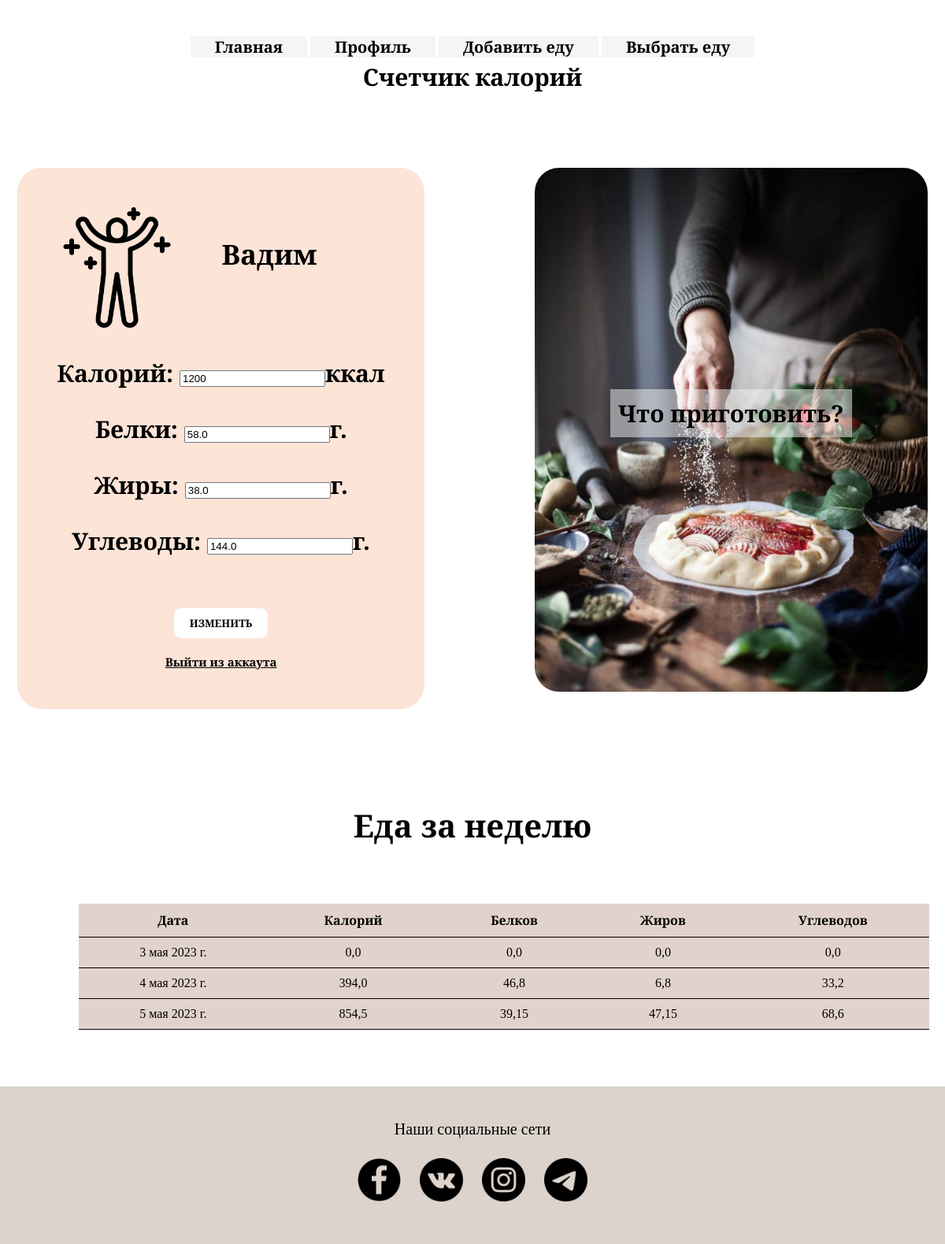
Page /profile/ (signed in) on the committed database.
### calories/models.py (models this page shows, shortened)
class Profile(models.Model):
    person_of = models.ForeignKey(User, null=True, on_delete=models.CASCADE)
    calorie_count = models.FloatField(default=0, null=True, blank=True)
    proteins_count = models.FloatField(default=0)
    fats_count = models.FloatField(default=0)
    carbs_count = models.FloatField(default=0)
    food_selected = models.ForeignKey(Food, on_delete=models.CASCADE, null=True, blank=True)
    quantity = models.FloatField(default=0)
    total_calorie = models.FloatField(default=0, null=True)
    total_proteins = models.FloatField(default=0, null=True)
    total_fats = models.FloatField(default=0, null=True)
    total_carbs = models.FloatField(default=0, null=True)
    date = models.DateField(auto_now_add=True)
    calorie_goal = models.PositiveIntegerField(default=0)
    proteins_goal = models.PositiveIntegerField(default=0)  # Цель по белкам
    fats_goal = models.PositiveIntegerField(default=0)  # Цель по жирам
    carbs_goal = models.PositiveIntegerField(default=0)  # Цель по углеводам
    all_food_selected_today = models.ManyToManyField(Food, through='PostFood', related_name='inventory')

### calories/views.py (the view)
# urls.py: path('profile/', ProfilePage, name='profile'),
@login_required
def ProfilePage(request):
    person = Profile.objects.filter(person_of=request.user).last()
    food_items = Food.objects.filter(person_of=request.user)
    form = ProfileForm(instance=person)
    if request.method == 'POST':
        form = ProfileForm(request.POST, instance=person)
        if form.is_valid():
            form.save()
            return redirect('profile')
    else:
        form = ProfileForm(instance=person)
    some_day_last_week = timezone.now().date() - timedelta(days=7)
    records = Profile.objects.filter(date__gte=some_day_last_week, date__lt=timezone.now().date(),
                                     person_of=request.user)
    context = {'form': form,
               'food_items': food_items,
               'records': records}
    return render(request, 'profile.html', context)

### calories/forms.py
class ProfileForm(forms.ModelForm):
    class Meta:
        model = Profile
        fields = ('calorie_goal', 'proteins_goal', 'fats_goal', 'carbs_goal')

### templates/profile.html (shortened to what this page needs)
{% extends 'base.html' %}
{% load static %}
{% block css_additional %}
<link href=" {% static 'css/profile.css' %} "rel="stylesheet">
{% endblock %}
{% block header%}
<header class="header">
        <div class="container">
            <div class="header-nav">
                <nav class="nav">
                    <ul class="nav-list">
                        {% with url_name=request.resolver_match.url_name %}
                        <li class="left-item"><a href="{% url 'home' %}">Главная</a></li>
                        <li class="left-item"><a href="{% url 'profile' %}">Профиль</a></li>
                        <li class="right-item"><a href="{% url 'add_food' %}">Добавить еду</a></li>
                        <li class="right-item"><a href="{% url 'select_food' %}">Выбрать еду</a></li>
                        {% endwith %}
                    </ul>
                </nav>
            </div>
        </div>
        <div class="nav-logo">
           <a href="{% url 'index' %}" class="nl">Счетчик калорий</a>
        </div>
</header>
{% endblock %}
{% block content_one %}
<main>
    <div class="post-wrap">
        <div class="post-item">
            <div class="item-content">
                <div class="item-body">
                    <div class="item-icon">
                        <img src="{% static 'img/person.png' %}">
                        <h3>{{ request.user }}</h3>
                    </div>
                    <form method="POST" action="">
                    <div class="content-one">
                        <p>Калорий: {{ form.calorie_goal }}ккал</p>
                        <p>Белки: {{ form.proteins_goal }}г.</p>
                        <p>Жиры: {{ form.fats_goal }}г.</p>
                        <p>Углеводы: {{ form.carbs_goal }}г.</p>
                        <div class="item-footer"><input class="btn" type="submit" value="Изменить"></div>
                        <div class="logout"><a href="{% url 'logout' %}">Выйти из аккаута</a></div>
                    </div>
                    </form>
                </div>
            </div>
        </div>
        <div class="post-item">
            <div class="place"></div>
        </div>
        <div class="post-item">
            <div class="item-content-recept">
                <div class="item-body">
                    <div class="item-icon-recept">
                        <p class="txt-recept">Что приготовить?</p>
                    </div>
                    <div class="item-footer"><a href="https://receptor.top/recepti" class="link"><span>Перейти</span></a></div>
                </div>
            </div>
        </div>
    </div>
    <h1 class="logo-week"> Еда за неделю </h1>
    <div class="table-week">
        <table>
            <thead>
                <tr>
                    <th>Дата</th>
                    <th>Калорий</th>
                    <th>Белков</th>
                    <th>Жиров</th>
                    <th>Углеводов</th>
                </tr>
            </thead>
            <tbody>
                {% for record in records %}
                <tr>
                    <td>{{ record.date }}</td>
                    <td>{{ record.total_calorie }}</td>
                    <td>{{ record.total_proteins }}</td>
                    <td>{{ record.total_fats }}</td>
                    <td>{{ record.total_carbs }}</td>
                </tr>
                {% endfor %}
            </tbody>
        </table>
    </div>
</main>
{% endblock %}
{% block footer %}
<footer class="foot">
    <div class="foot-txt">Наши социальные сети</div>
    <div class="foot-img">
        <a href=""><img src="{% static 'img/facebook.png' %}"></a>
        <a href=""><img src="{% static 'img/vk.png' %}"></a>
        <a href=""><img src="{% static 'img/insta.png' %}"></a>
        <a href=""><img src="{% static 'img/telegram.png' %}"></a>
    </div>
</footer>
{% endblock %}

### templates/base.html (shortened to what this page needs)
<!doctype html>
{% load static %}
<html lang="ru">
<head>
    <link href=" {% static 'css/base.css' %} "rel="stylesheet">
    {% block css_additional %}{% endblock %}
</head>
<body>
{% block header%}{% endblock %}
{% block content_one %}{% endblock %}
{% block footer %}{% endblock %}
</body>
</html>

### static/css/base.css (style rules this page uses)
body { font-family: 'Playfair Display SC', serif; margin: 0; padding: 0; }

### static/css/profile.css (style rules this page uses)
a { color: #000000; text-decoration: none; }
.container { max-width: 1600px; padding: 0 100px; margin: 0 auto; line-height: 31px; }
.header { padding-top: 46px; padding-bottom: 80px; }
.nav { position: relative; }
.nav-list { list-style: none; margin: 0; padding: 0; }
.nav-list a { background-color: #F5F5F5; text-decoration: none; display: block; padding: 0 40px; font-size: 20px; font-weight: 700; color: #000000; transition: .3s linear; }
.left-item { float: left; }
.right-item { float: right; }
.nav-logo { text-align: center; }
.nl { font-size: 30px; font-weight: bold; }
.post-wrap { margin: 0 auto; display: flex; justify-content: center; flex-wrap: wrap; max-width: 1999px; }
.post-item { padding: 15px; cursor: pointer; }
.post-item * { transition: .3s linear; }
.item-content { background: #FCE4D7; padding: 50px; border-radius: 31px; }
.item-icon { display: inline-block; }
.item-icon img { max-width: 153px; max-height: 168px; }
.content-one { text-align: center; font-weight: bold; }
.logout { font-size: 15px; text-decoration: underline; }
.item-body { color: #000000; font-size: 30px; }
.item-body h3 { float: right; font-weight: bold; margin-left: 56px; transition-delay: .05s; }
.item-body p { transition-delay: .1s; }
.item-content-recept { padding: 251px 96px; border-radius: 31px; background-image: url(/static/img/recept.jpg); background-size: cover; background-position: center; }
.item-icon-recept { display: inline-block; }
.item-icon-recept p { padding: 10px; background-color: rgb(245, 245, 245, 0.5); }
.txt-recept { float: center; font-weight: bold; }
.item-footer { padding-top: 15px; display: flex; justify-content: center; }
.btn { font-weight: bold; text-align: center; background-color:#ffffff; outline: none; border: 0; padding: 10px 20px; text-transform: uppercase; margin: 20px 0; border-radius: 9px; cursor: pointer; position: relative; font-family: 'Playfair Display SC', serif; }
.link { text-decoration: none; display: inline-block; overflow: hidden; position: relative; padding-right: 30px; font-size: 20px; text-transform: uppercase; font-weight: 800; }
.place { padding:40px; }
.table-week { box-sizing: border-box; }
table { border-collapse: collapse; text-align: center; width: 90%; margin: 72px 100px; }
table tr { background: #E1D3CB; border-bottom: 1px solid }
table th, table td { padding: 10px 20px; }
.logo-week { margin-top: 105px; font-size: 40px; font-weight: bold; text-align: center; }
.foot { text-align: center; background-color: #DCD4CC; }
.foot-txt { font-size: 25px; padding-top: 43px; padding-bottom: 25px; }
.foot-img { padding-bottom: 58px; letter-spacing: 30px; }
.foot-img img { max-width: 70px; max-height: 70px; }
@media (max-width: 1256px) { .container { max-width: 1348px; padding: 0 50px; } }
@media (max-width: 1256px) { .nav-list { text-align: center; } }
@media (max-width: 1256px) { .nav-list li { float: none; display: inline-block; } }
@media (max-width: 1256px) { .nav-list a { line-height: normal; padding: 0 31px; font-size: 20px; } }
@media (max-width: 1256px) { .foot-img img { max-width: 55px; max-height: 55px; } }
@media (max-width: 1256px) { .foot-txt { font-size: 20px; } }
@media (max-width: 1256px) { .foot-img { padding-bottom: 50px; letter-spacing: 20px; } }

### rows in the picture
Profile: calorie_goal "1200", proteins_goal "58.0", fats_goal "38.0", carbs_goal "144.0", date "5 мая 2023 г.", total_calorie "854,5", total_proteins "39,15", total_fats "47,15", total_carbs "68,6"
Profile: date "3 мая 2023 г.", total_calorie "0,0", total_proteins "0,0", total_fats "0,0", total_carbs "0,0"
Profile: date "4 мая 2023 г.", total_calorie "394,0", total_proteins "46,8", total_fats "6,8", total_carbs "33,2"

### other values in the picture
{{ request.user }} "Вадим"
